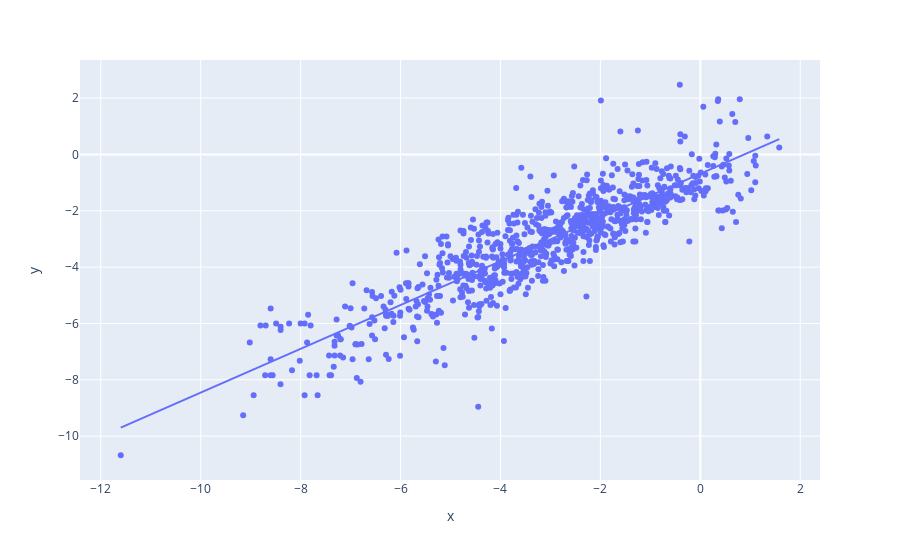

Write notebook code for a chart like this one.
### Code cell
fig = px.scatter(df, x= Y_train, y= Y_pred_train, trendline="ols",)
fig.show()

### Figure 1 — Plotly figure (JSON) as saved in the notebook; plotly's stock layout.template omitted (floating-point values rounded to 4 significant figures; data arrays with more than 128 entries replaced by an {"elided": "..."} marker saying what was removed)
{"data": [{"hovertemplate": "x=%{x}<br>y=%{y}<extra></extra>", "legendgroup": "", "marker": {"color": "#636efa", "symbol": "circle"}, "mode": "markers", "name": "", "orientation": "v", "showlegend": false, "type": "scatter", "x": {"elided": "915 float values"}, "xaxis": "x", "y": {"elided": "915 float values"}, "yaxis": "y"}, {"hovertemplate": "<b>OLS trendline</b><br>y = 0.776651 * x + -0.685456<br>R<sup>2</sup>=0.776651<br><br>x=%{x}<br>y=%{y} <b>(trend)</b><extra></extra>", "legendgroup": "", "marker": {"color": "#636efa", "symbol": "circle"}, "mode": "lines", "name": "", "showlegend": false, "type": "scatter", "x": {"elided": "915 float values"}, "xaxis": "x", "y": {"elided": "915 float values"}, "yaxis": "y"}], "layout": {"legend": {"tracegroupgap": 0}, "margin": {"t": 60}, "xaxis": {"anchor": "y", "domain": [0, 1], "title": {"text": "x"}}, "yaxis": {"anchor": "x", "domain": [0, 1], "title": {"text": "y"}}}}
